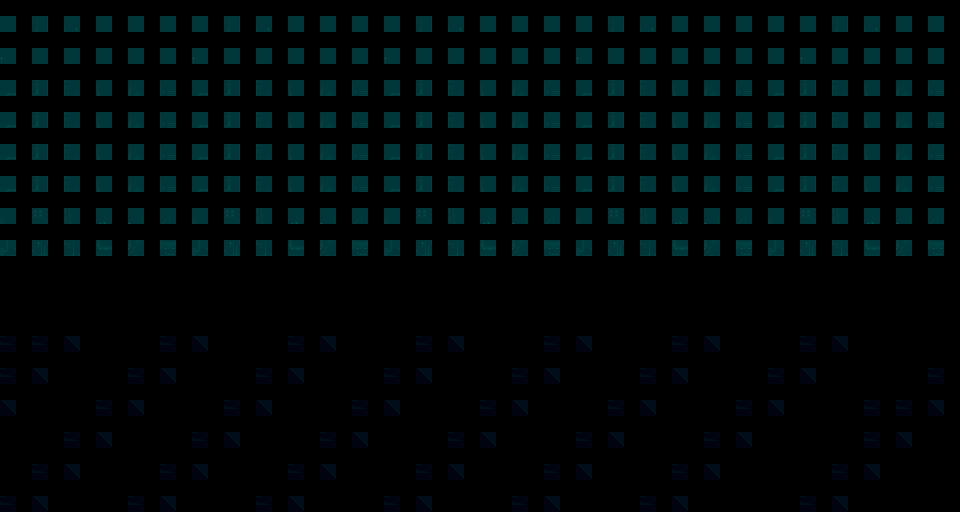

Tiled map render using the project's own tile images. Description and the whole map definition, tile-layer contents included, below:
An orthogonal 30x16 tile map with 32x32 px tiles, 3 tile layers (Capa de patrones 1, Capa de patrones 2, Capa de patrones 5), 2 hidden layers not drawn, 2 tilesets.

<map version="1.10" tiledversion="1.10.2" orientation="orthogonal" renderorder="right-down" width="30" height="16" tilewidth="32" tileheight="32" infinite="0" nextlayerid="6" nextobjectid="1">
 <tileset firstgid="1" source="back.tsx" />
 <tileset firstgid="31" source="cyberpunk-corridor.tsx" />
 <layer id="1" name="Capa de patrones 1" width="30" height="16">
  <data encoding="csv">
1,2,3,4,5,6,1,2,3,4,5,6,1,2,3,4,5,6,1,2,3,4,5,6,6,1,2,3,4,5,
7,8,9,10,11,12,7,8,9,10,11,12,7,8,9,10,11,12,7,8,9,10,11,12,12,7,8,9,10,11,
13,14,15,16,17,18,13,14,15,16,17,18,13,14,15,16,17,18,13,14,15,16,17,18,13,14,15,16,17,18,
13,14,15,16,17,18,13,14,15,16,17,18,13,14,15,16,17,18,13,14,15,16,17,18,13,14,15,16,17,18,
13,14,15,16,17,18,13,14,15,16,17,18,13,14,15,16,17,18,13,14,15,16,17,18,13,14,15,16,17,18,
13,14,15,16,17,18,13,14,15,16,17,18,13,14,15,16,17,18,13,14,15,16,17,18,13,14,15,16,17,18,
19,20,21,22,23,24,19,20,21,22,23,24,19,20,21,22,23,24,19,20,21,22,23,24,19,20,21,22,23,24,
25,26,27,28,29,30,25,26,27,28,29,30,25,26,27,28,29,30,25,26,27,28,29,30,25,26,27,28,29,30,
0,0,0,0,0,0,0,0,0,0,0,0,0,0,0,0,0,0,0,0,0,0,0,0,0,0,0,0,0,0,
0,0,0,0,0,0,0,0,0,0,0,0,0,0,0,0,0,0,0,0,0,0,0,0,0,0,0,0,0,0,
0,0,0,0,0,0,0,0,0,0,0,0,0,0,0,0,0,0,0,0,0,0,0,0,0,0,0,0,0,0,
0,0,0,0,0,0,0,0,0,0,0,0,0,0,0,0,0,0,0,0,0,0,0,0,0,0,0,0,0,0,
0,0,0,0,0,0,0,0,0,0,0,0,0,0,0,0,0,0,0,0,0,0,0,0,0,0,0,0,0,0,
0,0,0,0,0,0,0,0,0,0,0,0,0,0,0,0,0,0,0,0,0,0,0,0,0,0,0,0,0,0,
0,0,0,0,0,0,0,0,0,0,0,0,0,0,0,0,0,0,0,0,0,0,0,0,0,0,0,0,0,0,
0,0,0,0,0,0,0,0,0,0,0,0,0,0,0,0,0,0,0,0,0,0,0,0,0,0,0,0,0,0
</data>
 </layer>
 <layer id="2" name="Capa de patrones 2" width="30" height="16">
  <data encoding="csv">
0,0,0,0,0,0,0,0,0,0,0,0,0,0,0,0,0,0,0,0,0,0,0,0,0,0,0,0,0,0,
0,0,0,0,0,0,0,0,0,0,0,0,0,0,0,0,0,0,0,0,0,0,0,0,0,0,0,0,0,0,
0,0,0,0,0,0,0,0,0,0,0,0,0,0,0,0,0,0,0,0,0,0,0,0,0,0,0,0,0,0,
0,0,0,0,0,0,0,0,0,0,0,0,0,0,0,0,0,0,0,0,0,0,0,0,0,0,0,0,0,0,
0,0,0,0,0,0,0,0,0,0,0,0,0,0,0,0,0,0,0,0,0,0,0,0,0,0,0,0,0,0,
0,0,0,0,0,0,0,0,0,0,0,0,0,0,0,0,0,0,0,0,0,0,0,0,0,0,0,0,0,0,
0,0,0,0,0,0,0,0,0,0,0,0,0,0,0,0,0,0,0,0,0,0,0,0,0,0,0,0,0,0,
0,0,0,0,0,0,0,0,0,0,0,0,0,0,0,0,0,0,0,0,0,0,0,0,0,0,0,0,0,0,
0,0,0,0,0,0,0,0,0,0,0,0,0,0,0,0,0,0,0,0,0,0,0,0,0,0,0,0,0,0,
0,0,0,0,0,0,0,0,0,0,0,0,0,0,0,0,0,0,0,0,0,0,0,0,0,0,0,0,0,0,
212,212,213,214,215,212,213,214,215,212,213,214,215,212,213,214,215,212,213,214,215,212,213,214,215,212,213,214,215,216,
212,213,214,215,212,213,214,215,212,213,214,215,212,213,214,215,212,213,214,215,212,213,214,215,212,213,214,215,216,212,
213,214,215,212,213,214,215,212,213,214,215,212,213,214,215,212,213,214,215,212,213,214,215,212,213,214,215,212,212,213,
214,215,212,213,214,215,212,213,214,215,212,213,214,215,212,213,214,215,212,213,214,215,212,213,214,215,216,212,213,214,
215,212,213,214,215,212,213,214,215,212,213,214,215,212,213,214,215,212,213,214,215,212,213,214,215,216,212,213,214,215,
212,213,214,215,212,213,214,215,212,213,214,215,212,213,214,215,212,213,214,215,212,213,214,215,216,212,213,214,215,216
</data>
 </layer>
 <layer id="3" name="Capa de patrones 3" width="30" height="16" visible="0">
  <data encoding="csv">
0,0,0,0,0,0,0,0,0,0,0,0,0,0,0,0,0,0,0,0,0,0,0,0,0,0,0,0,0,0,
0,0,0,0,0,0,0,0,0,0,0,0,0,0,0,0,0,0,0,0,0,0,0,0,0,0,0,0,0,0,
0,0,0,0,0,0,0,0,0,0,0,0,0,0,0,0,0,0,0,0,0,0,0,0,0,0,0,0,0,0,
0,0,0,0,0,0,0,0,0,0,0,0,0,0,0,0,0,0,0,0,0,0,0,0,0,0,0,0,0,0,
0,0,0,0,0,0,0,0,0,0,0,0,0,0,0,0,0,0,0,0,0,0,0,0,0,0,0,0,0,0,
131,132,133,134,0,0,0,0,0,0,35,36,37,38,39,40,41,42,0,0,0,0,0,0,35,36,37,38,39,40,
147,148,149,150,0,0,0,0,0,0,51,52,162,54,55,56,57,58,0,0,0,0,0,0,51,52,53,54,55,56,
163,164,165,166,0,0,0,0,0,0,159,160,161,162,71,72,73,74,0,0,0,0,0,0,67,68,69,70,71,72,
179,180,181,182,0,0,0,0,0,175,176,177,177,178,87,88,89,90,0,0,0,0,0,0,83,84,85,86,87,88,
195,196,197,198,0,0,0,0,0,0,192,197,197,194,103,104,105,106,0,0,0,0,0,0,99,100,101,102,103,104,
0,0,0,0,0,0,0,0,0,0,115,116,117,118,119,120,121,122,0,0,0,0,0,0,115,116,117,118,119,120,
0,0,0,0,0,0,0,0,0,0,0,0,0,0,0,0,0,0,0,0,0,0,0,0,0,0,0,0,0,0,
0,0,0,0,0,0,0,0,0,0,0,0,0,0,0,0,0,0,0,0,0,0,0,0,0,0,0,0,0,0,
0,0,0,0,0,0,0,0,0,0,0,0,0,0,0,0,0,0,0,0,0,0,0,0,0,0,0,0,0,0,
0,0,0,0,0,0,0,0,0,0,0,0,0,0,0,0,0,0,0,0,0,0,0,0,0,0,0,0,0,0,
0,0,0,0,0,0,0,0,0,0,0,0,0,0,0,0,0,0,0,0,0,0,0,0,0,0,0,0,0,0
</data>
 </layer>
 <layer id="4" name="Capa de patrones 4" width="30" height="16" visible="0">
  <data encoding="csv">
0,0,0,0,0,0,0,0,0,0,0,0,0,0,0,0,0,0,0,0,0,0,0,0,0,0,0,0,0,0,
0,0,0,0,0,0,0,0,0,0,0,0,0,0,0,0,0,0,0,0,0,0,0,0,0,0,0,0,0,0,
0,0,0,0,0,0,0,0,0,0,0,0,0,0,0,0,0,0,0,0,0,0,0,0,0,0,0,0,0,0,
0,0,0,0,0,0,0,0,0,0,0,0,0,0,0,0,0,0,0,0,0,0,0,0,0,0,0,0,0,0,
0,0,0,0,0,0,0,0,0,0,0,0,0,0,0,0,0,0,0,0,0,0,0,0,0,0,0,0,0,0,
38,0,0,35,36,37,38,39,40,41,42,0,0,0,0,0,0,35,36,37,38,39,40,41,42,0,0,0,0,0,
148,0,0,51,52,53,54,55,56,57,58,148,148,148,0,0,0,51,52,53,54,55,56,57,58,0,0,0,0,0,
71,0,0,67,68,69,70,71,72,73,74,0,0,0,163,0,0,67,68,69,70,71,72,73,74,0,0,0,0,0,
87,0,0,83,84,85,86,87,88,182,176,0,0,0,0,0,0,83,84,85,86,87,88,89,90,0,0,0,0,0,
103,0,0,99,100,101,102,103,104,198,192,0,0,0,0,0,0,99,100,101,102,103,104,105,106,0,0,0,0,0,
0,0,0,115,116,117,118,119,120,121,122,0,0,0,0,0,0,115,116,117,118,119,120,121,122,0,0,0,0,0,
0,0,0,0,0,0,0,0,0,0,0,0,0,0,0,0,0,0,0,0,0,0,0,0,0,0,0,0,0,0,
0,0,0,0,0,0,0,0,0,0,0,0,0,0,0,0,0,0,0,0,0,0,0,0,0,0,0,0,0,0,
0,0,0,0,0,0,0,0,0,0,0,0,0,0,0,0,0,0,0,0,0,0,0,0,0,0,0,0,0,0,
0,0,0,0,0,0,0,0,0,0,0,0,0,0,0,0,0,0,0,0,0,0,0,0,0,0,0,0,0,0,
0,0,0,0,0,0,0,0,0,0,0,0,0,0,0,0,0,0,0,0,0,0,0,0,0,0,0,0,0,0
</data>
 </layer>
 <layer id="5" name="Capa de patrones 5" width="30" height="16">
  <data encoding="csv">
0,0,0,0,0,0,0,0,0,0,0,0,0,0,0,0,0,0,0,0,0,0,0,0,0,0,0,0,0,0,
0,0,0,0,0,0,0,0,0,0,0,0,0,0,0,0,0,0,0,0,0,0,0,0,0,0,0,0,0,0,
0,0,0,0,0,0,0,0,0,0,0,0,0,0,0,0,0,0,0,0,0,0,0,0,0,0,0,0,0,0,
0,0,0,0,0,0,0,0,0,0,0,0,0,0,0,0,0,0,0,0,0,0,0,0,0,0,0,0,0,0,
0,0,0,0,0,0,0,0,0,0,0,0,0,0,0,0,0,0,0,0,0,0,0,0,0,0,0,0,0,0,
0,0,0,0,0,0,0,0,0,0,0,0,0,0,0,0,0,0,0,0,0,0,0,0,0,0,0,0,0,0,
0,0,0,0,0,0,0,0,0,0,0,0,0,0,0,0,0,0,0,0,0,0,0,0,0,0,0,0,0,0,
0,0,0,0,0,0,0,0,0,0,0,0,0,0,0,0,0,0,0,0,0,0,0,0,0,0,0,0,0,0,
0,0,0,0,0,0,0,0,0,0,0,0,0,0,0,0,0,0,0,0,0,0,0,0,0,0,0,0,0,0,
0,0,0,0,0,0,0,0,0,0,0,0,0,0,0,0,0,0,0,0,0,0,0,0,0,0,0,0,0,0,
0,0,0,0,0,0,0,0,0,0,0,0,0,0,0,0,0,0,0,0,0,0,0,0,0,0,0,0,0,0,
0,0,0,0,0,0,0,0,0,0,0,0,0,0,0,0,0,0,0,0,0,0,0,0,0,0,0,0,0,0,
0,0,0,0,0,0,0,0,0,0,0,0,0,0,0,0,0,0,0,0,0,0,0,0,0,0,0,0,0,0,
0,0,0,0,0,0,0,0,0,0,0,0,0,0,0,0,0,0,0,0,0,0,0,0,0,0,0,0,0,0,
0,0,0,0,0,0,0,0,0,0,0,0,0,0,0,0,0,0,0,0,0,0,0,0,0,0,0,0,0,0,
0,0,0,0,0,0,0,0,0,0,0,0,0,0,0,0,0,0,0,0,0,0,0,0,0,0,0,0,0,0
</data>
 </layer>
</map>
